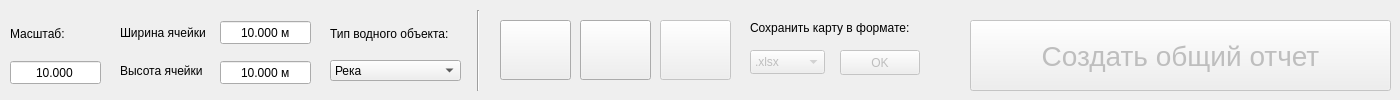
      <widget class="QWidget" name="tab">
       <attribute name="title">
        <string>Исходная карта</string>
       </attribute>
       <widget class="QLabel" name="cell_width_label">
        <property name="geometry">
         <rect>
          <x>120</x>
          <y>17</y>
          <width>101</width>
          <height>31</height>
         </rect>
        </property>
        <property name="text">
         <string>Ширина ячейки</string>
        </property>
       </widget>
       <widget class="QLabel" name="cell_height_label">
        <property name="geometry">
         <rect>
          <x>120</x>
          <y>55</y>
          <width>101</width>
          <height>31</height>
         </rect>
        </property>
        <property name="text">
         <string>Высота ячейки</string>
        </property>
       </widget>
       <widget class="QLabel" name="water_object_type_label">
        <property name="geometry">
         <rect>
          <x>330</x>
          <y>18</y>
          <width>131</width>
          <height>31</height>
         </rect>
        </property>
        <property name="text">
         <string>Тип водного объекта:</string>
        </property>
       </widget>
       <widget class="Line" name="tab_widget_delimeter_line">
        <property name="geometry">
         <rect>
          <x>470</x>
          <y>10</y>
          <width>16</width>
          <height>81</height>
         </rect>
        </property>
        <property name="orientation">
         <enum>Qt::Vertical</enum>
        </property>
       </widget>
       <widget class="QLabel" name="scale_label">
        <property name="geometry">
         <rect>
          <x>10</x>
          <y>23</y>
          <width>61</width>
          <height>21</height>
         </rect>
        </property>
        <property name="text">
         <string>Масштаб:</string>
        </property>
       </widget>
       <widget class="QDoubleSpinBox" name="scale_spin_box">
        <property name="geometry">
         <rect>
          <x>10</x>
          <y>60</y>
          <width>91</width>
          <height>25</height>
         </rect>
        </property>
        <property name="alignment">
         <set>Qt::AlignCenter</set>
        </property>
        <property name="buttonSymbols">
         <enum>QAbstractSpinBox::NoButtons</enum>
        </property>
        <property name="showGroupSeparator" stdset="0">
         <bool>false</bool>
        </property>
        <property name="suffix">
         <string/>
        </property>
        <property name="decimals">
         <number>3</number>
        </property>
        <property name="maximum">
         <double>1000000.000000000000000</double>
        </property>
        <property name="singleStep">
         <double>0.500000000000000</double>
        </property>
        <property name="value">
         <double>10.000000000000000</double>
        </property>
       </widget>
       <widget class="QPushButton" name="load_from_pc_button">
        <property name="geometry">
         <rect>
          <x>580</x>
          <y>20</y>
          <width>71</width>
          <height>60</height>
         </rect>
        </property>
        <property name="sizePolicy">
         <sizepolicy hsizetype="Preferred" vsizetype="Preferred">
          <horstretch>0</horstretch>
          <verstretch>0</verstretch>
         </sizepolicy>
        </property>
        <property name="minimumSize">
         <size>
          <width>0</width>
          <height>0</height>
         </size>
        </property>
        <property name="maximumSize">
         <size>
          <width>16777215</width>
          <height>16777215</height>
         </size>
        </property>
        <property name="baseSize">
         <size>
          <width>100</width>
          <height>50</height>
         </size>
        </property>
        <property name="toolTip">
         <string>&lt;html&gt;&lt;head/&gt;&lt;body&gt;&lt;p&gt;Загрузите собственное изображение карты из каталогов компьютера&lt;/p&gt;&lt;/body&gt;&lt;/html&gt;</string>
        </property>
        <property name="text">
         <string/>
        </property>
        <property name="icon">
         <iconset resource="Helpers/resoures.qrc">
          <normaloff>:/imgs/Images/fws.png</normaloff>:/imgs/Images/fws.png</iconset>
        </property>
        <property name="iconSize">
         <size>
          <width>40</width>
          <height>40</height>
         </size>
        </property>
        <property name="flat">
         <bool>false</bool>
        </property>
       </widget>
       <widget class="QPushButton" name="edit_image_button">
        <property name="enabled">
         <bool>false</bool>
        </property>
        <property name="geometry">
         <rect>
          <x>660</x>
          <y>20</y>
          <width>71</width>
          <height>60</height>
         </rect>
        </property>
        <property name="sizePolicy">
         <sizepolicy hsizetype="Preferred" vsizetype="Preferred">
          <horstretch>0</horstretch>
          <verstretch>0</verstretch>
         </sizepolicy>
        </property>
        <property name="minimumSize">
         <size>
          <width>0</width>
          <height>0</height>
         </size>
        </property>
        <property name="maximumSize">
         <size>
          <width>16777215</width>
          <height>16777215</height>
         </size>
        </property>
        <property name="baseSize">
         <size>
          <width>100</width>
          <height>50</height>
         </size>
        </property>
        <property name="toolTip">
         <string>&lt;html&gt;&lt;head/&gt;&lt;body&gt;&lt;p&gt;Отредактируйте выбранное изображение&lt;/p&gt;&lt;/body&gt;&lt;/html&gt;</string>
        </property>
        <property name="text">
         <string/>
        </property>
        <property name="icon">
         <iconset resource="Helpers/resoures.qrc">
          <normaloff>:/imgs/Images/pncl.png</normaloff>:/imgs/Images/pncl.png</iconset>
        </property>
        <property name="iconSize">
         <size>
          <width>40</width>
          <height>40</height>
         </size>
        </property>
        <property name="flat">
         <bool>false</bool>
        </property>
       </widget>
       <widget class="QComboBox" name="water_object_type_combo_box">
        <property name="geometry">
         <rect>
          <x>330</x>
          <y>60</y>
          <width>131</width>
          <height>21</height>
         </rect>
        </property>
        <property name="sizePolicy">
         <sizepolicy hsizetype="Preferred" vsizetype="Preferred">
          <horstretch>0</horstretch>
          <verstretch>0</verstretch>
         </sizepolicy>
        </property>
        <property name="minimumSize">
         <size>
          <width>0</width>
          <height>0</height>
         </size>
        </property>
        <property name="maximumSize">
         <size>
          <width>16777215</width>
          <height>16777215</height>
         </size>
        </property>
        <property name="baseSize">
         <size>
          <width>70</width>
          <height>20</height>
         </size>
        </property>
        <property name="editable">
         <bool>false</bool>
        </property>
        <property name="currentText">
         <string>Река</string>
        </property>
        <item>
         <property name="text">
          <string>Река</string>
         </property>
        </item>
        <item>
         <property name="text">
          <string>Озеро</string>
         </property>
        </item>
       </widget>
       <widget class="QDoubleSpinBox" name="cell_height_spin_box">
        <property name="geometry">
         <rect>
          <x>220</x>
          <y>60</y>
          <width>91</width>
          <height>25</height>
         </rect>
        </property>
        <property name="alignment">
         <set>Qt::AlignCenter</set>
        </property>
        <property name="buttonSymbols">
         <enum>QAbstractSpinBox::NoButtons</enum>
        </property>
        <property name="suffix">
         <string> м</string>
        </property>
        <property name="decimals">
         <number>3</number>
        </property>
        <property name="maximum">
         <double>500000.000000000000000</double>
        </property>
        <property name="singleStep">
         <double>0.500000000000000</double>
        </property>
        <property name="stepType">
         <enum>QAbstractSpinBox::DefaultStepType</enum>
        </property>
        <property name="value">
         <double>10.000000000000000</double>
        </property>
       </widget>
       <widget class="QDoubleSpinBox" name="cell_width_spin_box">
        <property name="geometry">
         <rect>
          <x>220</x>
          <y>20</y>
          <width>91</width>
          <height>25</height>
         </rect>
        </property>
        <property name="alignment">
         <set>Qt::AlignCenter</set>
        </property>
        <property name="buttonSymbols">
         <enum>QAbstractSpinBox::NoButtons</enum>
        </property>
        <property name="suffix">
         <string> м</string>
        </property>
        <property name="decimals">
         <number>3</number>
        </property>
        <property name="maximum">
         <double>500000.000000000000000</double>
        </property>
        <property name="singleStep">
         <double>0.500000000000000</double>
        </property>
        <property name="value">
         <double>10.000000000000000</double>
        </property>
       </widget>
       <widget class="QPushButton" name="load_from_site_button">
        <property name="geometry">
         <rect>
          <x>500</x>
          <y>20</y>
          <width>71</width>
          <height>60</height>
         </rect>
        </property>
        <property name="sizePolicy">
         <sizepolicy hsizetype="Preferred" vsizetype="Preferred">
          <horstretch>0</horstretch>
          <verstretch>0</verstretch>
         </sizepolicy>
        </property>
        <property name="minimumSize">
         <size>
          <width>0</width>
          <height>0</height>
         </size>
        </property>
        <property name="maximumSize">
         <size>
          <width>16777215</width>
          <height>16777215</height>
         </size>
        </property>
        <property name="baseSize">
         <size>
          <width>100</width>
          <height>50</height>
         </size>
        </property>
        <property name="toolTip">
         <string>&lt;html&gt;&lt;head/&gt;&lt;body&gt;&lt;p&gt;Загрузите карту для рисования из выбраной области на сайте в редактор карты&lt;/p&gt;&lt;/body&gt;&lt;/html&gt;</string>
        </property>
        <property name="text">
         <string/>
        </property>
        <property name="icon">
         <iconset resource="Helpers/resoures.qrc">
          <normaloff>:/imgs/Images/load_from_site_icon.png</normaloff>:/imgs/Images/load_from_site_icon.png</iconset>
        </property>
        <property name="iconSize">
         <size>
          <width>40</width>
          <height>40</height>
         </size>
        </property>
        <property name="flat">
         <bool>false</bool>
        </property>
       </widget>
       <widget class="QLabel" name="map_saver_format_label">
        <property name="geometry">
         <rect>
          <x>750</x>
          <y>20</y>
          <width>171</width>
          <height>16</height>
         </rect>
        </property>
        <property name="text">
         <string>Сохранить карту в формате:</string>
        </property>
       </widget>
       <widget class="QPushButton" name="save_map_button">
        <property name="enabled">
         <bool>false</bool>
        </property>
        <property name="geometry">
         <rect>
          <x>840</x>
          <y>50</y>
          <width>80</width>
          <height>25</height>
         </rect>
        </property>
        <property name="text">
         <string>OK</string>
        </property>
       </widget>
       <widget class="QComboBox" name="map_save_format_combo_box">
        <property name="enabled">
         <bool>false</bool>
        </property>
        <property name="geometry">
         <rect>
          <x>750</x>
          <y>50</y>
          <width>75</width>
          <height>24</height>
         </rect>
        </property>
        <item>
         <property name="text">
          <string>.xlsx</string>
         </property>
        </item>
        <item>
         <property name="text">
          <string>.jpg</string>
         </property>
        </item>
        <item>
         <property name="text">
          <string>.png</string>
         </property>
        </item>
        <item>
         <property name="text">
          <string>.jpeg</string>
         </property>
        </item>
       </widget>
       <widget class="QPushButton" name="create_common_output_file_button">
        <property name="enabled">
         <bool>false</bool>
        </property>
        <property name="geometry">
         <rect>
          <x>970</x>
          <y>20</y>
          <width>421</width>
          <height>71</height>
         </rect>
        </property>
        <property name="font">
         <font>
          <pointsize>21</pointsize>
         </font>
        </property>
        <property name="text">
         <string>Создать общий отчет</string>
        </property>
        <property name="icon">
         <iconset>
          <normaloff>:/imgs/images/zip.png</normaloff>:/imgs/images/zip.png</iconset>
        </property>
        <property name="iconSize">
         <size>
          <width>40</width>
          <height>40</height>
         </size>
        </property>
       </widget>
      </widget>
